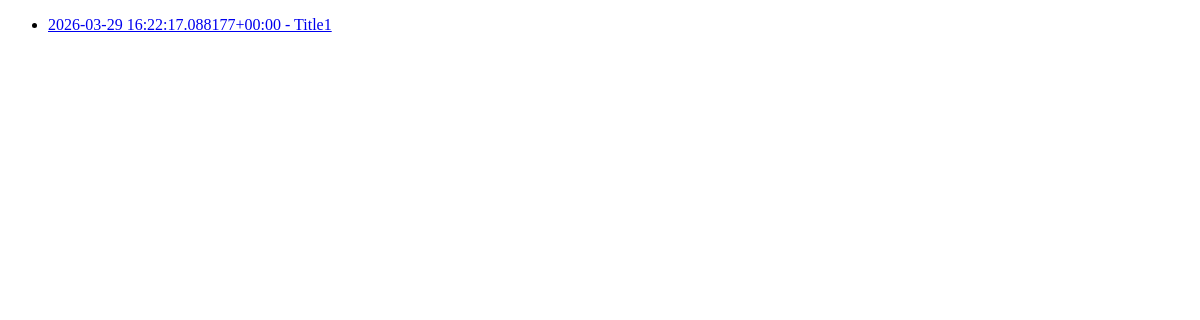
/posts/, run on an earlier commit of the app's database.
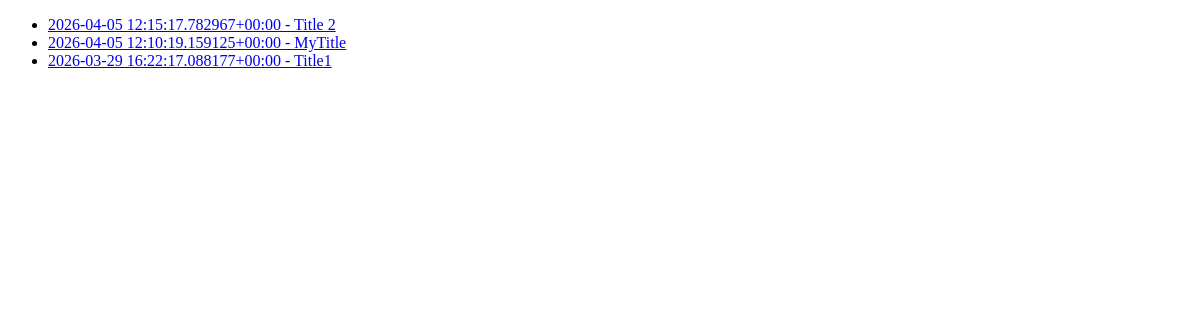
And on a later commit of the database.
### blog/models.py (models this page shows, shortened)
class Post(models.Model):
    title = models.CharField(max_length=200)
    content = models.TextField()
    published_date = models.DateTimeField(auto_now_add=True)
    author = models.ForeignKey(Author, on_delete=models.CASCADE, null=True, blank=True)
    def __str__(self):
        return f'{self.published_date} - {self.title}'
    class Meta:
        verbose_name = 'Post'
        verbose_name_plural = 'Posts'
        ordering = ['-published_date']

### blog/views.py (the view)
# urls.py: path('posts/', post_list, name='post_list'),
def post_list(request: HttpRequest):
    posts = Post.objects.all()
    context = {
        'posts': posts,
    }
    return render(request=request, template_name='post_list.html', context=context)

### templates/post_list.html
{% extends "base.html" %}
{% block content %}
  <ul>
    {% for post in posts %}
      <li>
        <a href="{% url 'post_detail' post.pk %}">{{ post }}</a>
      </li>
    {% endfor %}
  </ul>
{% endblock content %}

### templates/base.html (shortened to what this page needs)
<!DOCTYPE html>
<html lang="en">
<head>
</head>
<body>
    {% block content %}
    {% endblock %}
</body>
</html>

What changed in the data, as far as the page shows it:
added Post: published_date+title "2026-04-05 12:15:17.782967+00:00 - Title 2"
added Post: published_date+title "2026-04-05 12:10:19.159125+00:00 - MyTitle"
